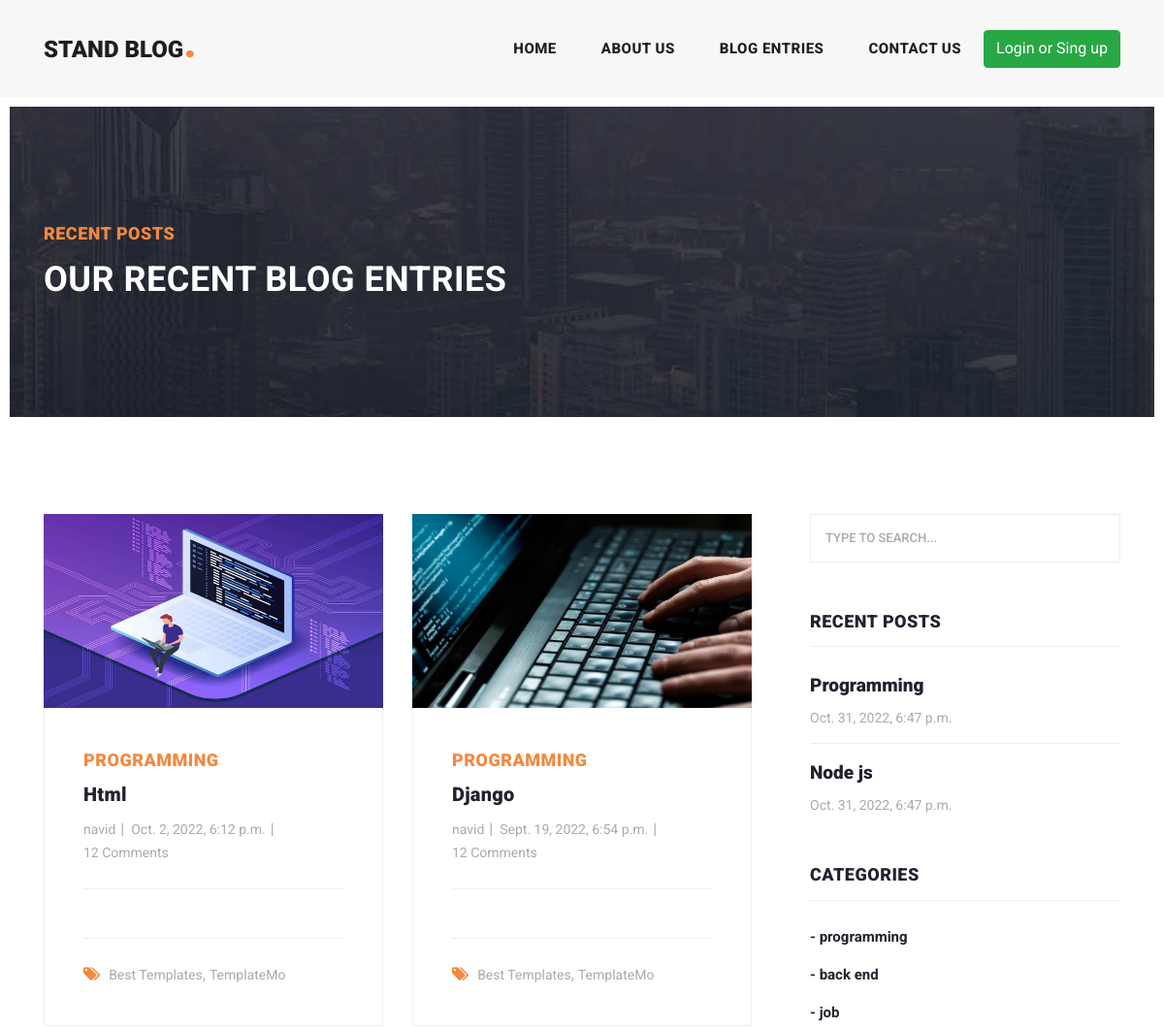
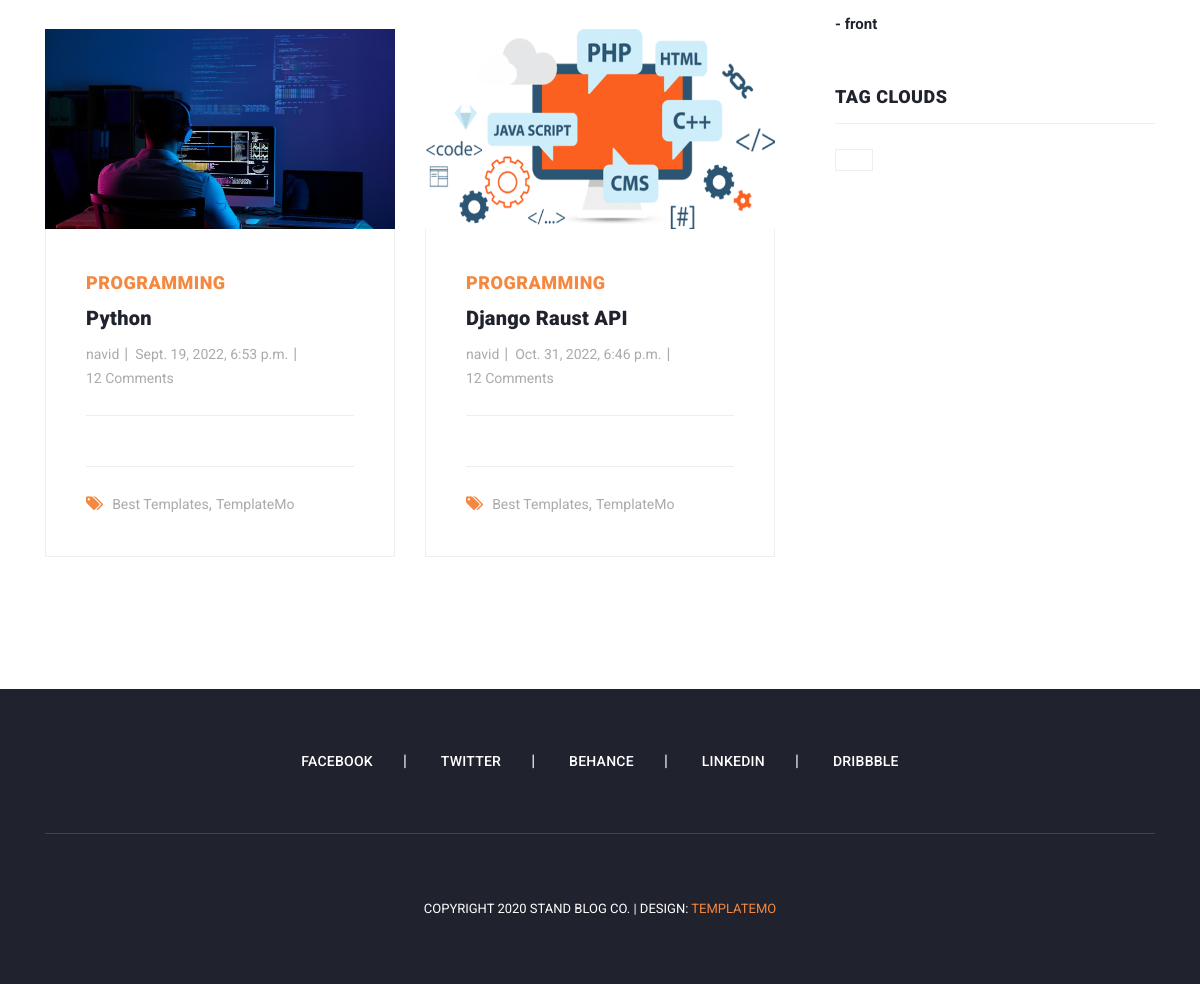
The page /articles/cateqory_detail/programming?page=2 on the database as committed earlier (2 pictures, top to bottom).
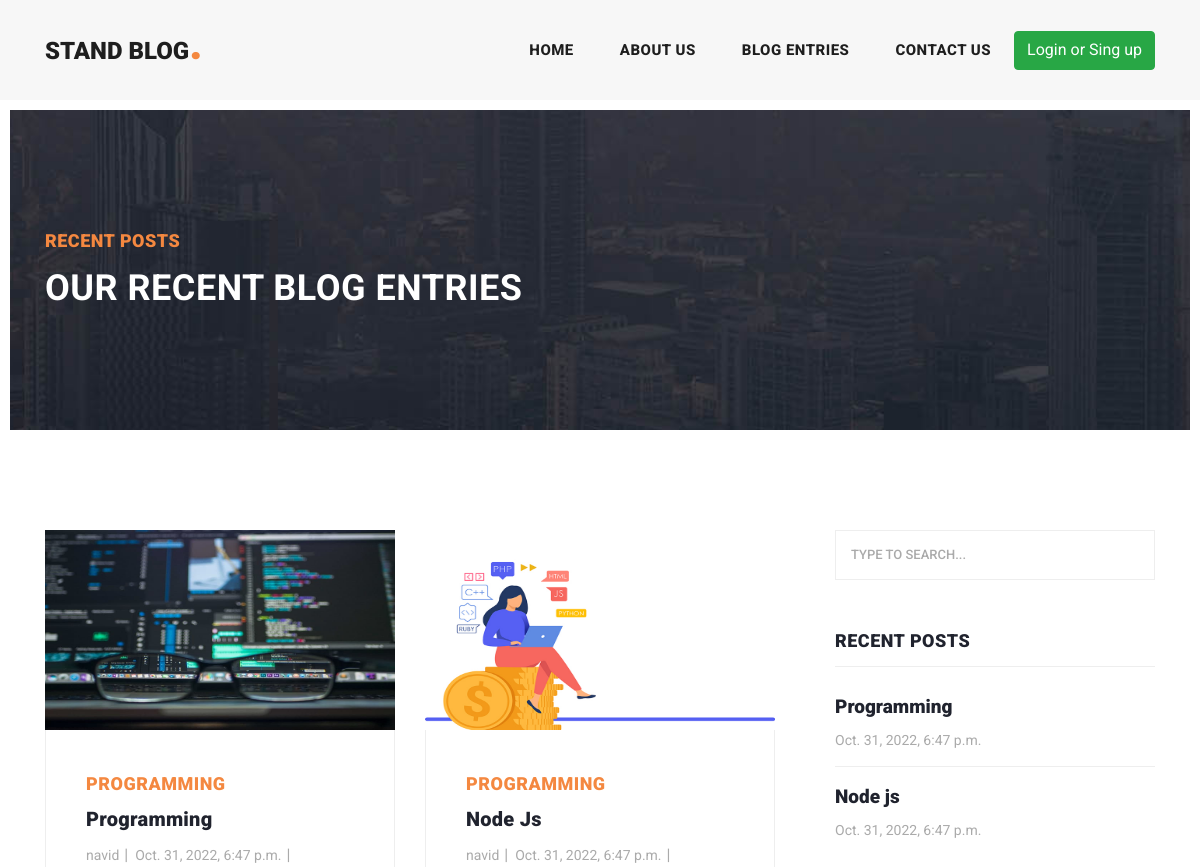
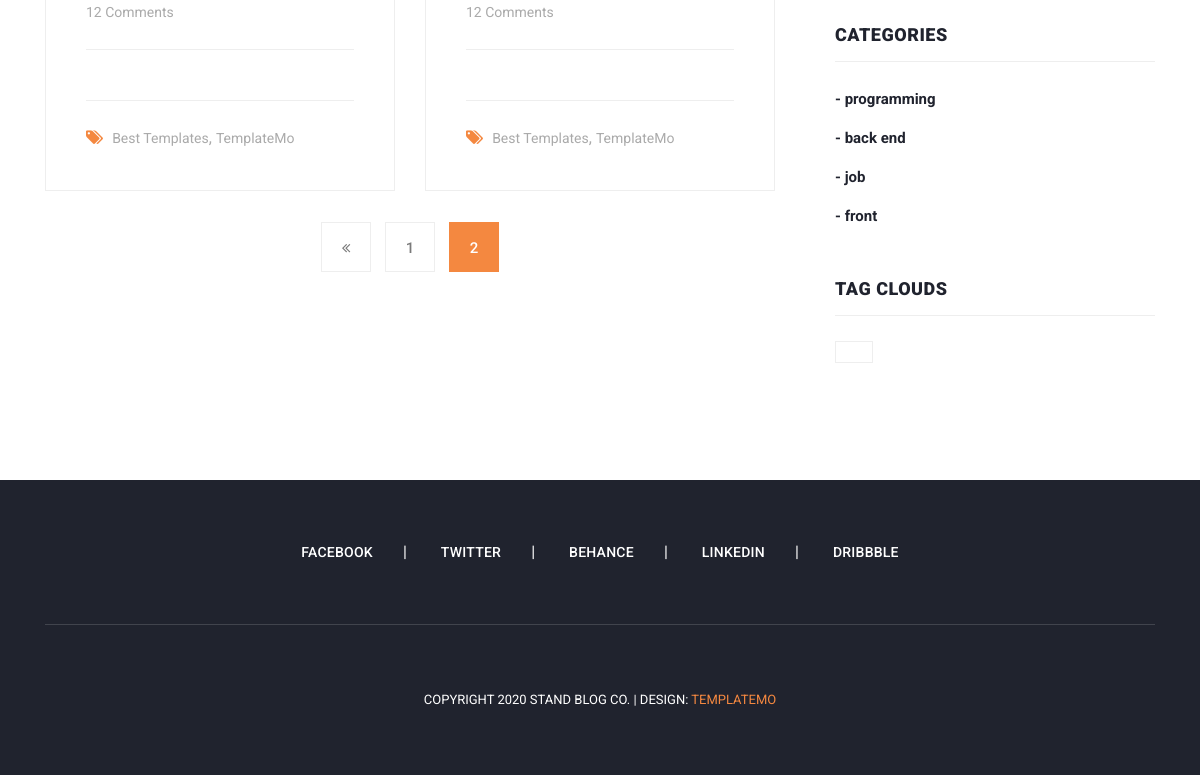
The same page on the database as committed later (2 pictures, top to bottom).
### blog/models.py (models this page shows, shortened)
class Article(models.Model):
    author = models.ForeignKey(User, on_delete=models.CASCADE)
    cateqory = models.ManyToManyField(Cateqory, blank=True, related_name="articles")
    title = models.CharField(max_length=90)
    body = models.TextField(blank=True)
    image = models.ImageField(upload_to="image/article")
    created = models.DateTimeField(auto_now_add=True)
    updated = models.DateTimeField(auto_now=True)
    myfile = models.FileField(upload_to="file", null=True, blank=True)
    status = models.BooleanField(null=True, blank=True, default=True)
    slug = models.SlugField(null=True, unique=True, blank=True)
    objects = models.Manager()
    custom_manager = ArticleManager()
    class Meta:
        verbose_name = "post"
    def get_absolute_url(self):
        return reverse("blog:article_detail", kwargs={"slug": self.slug})

class Cateqory(models.Model):
    title = models.CharField(max_length=100)
    created = models.DateTimeField(auto_now_add=True)
    slug = models.SlugField(blank=True)
    def get_absolut_url(self):
        return reverse("blog:category_detail", kwargs={"slug": self.slug})
    def __str__(self) -> str:
        return self.title

### blog/views.py (the view)
# urls.py: path("cateqory_detail/<slug:slug>", views.cateqory_detail, name="category_detail"),
def cateqory_detail(request, slug):
    page_number = request.GET.get("page")
    cateqory = get_object_or_404(Cateqory, slug=slug)
    articles = cateqory.articles.all()
    paginator = Paginator(articles, 4)
    object_list = paginator.get_page(page_number)
    return render(request, "blog/article_list.html", {"article": object_list})

### context_processors/context_processors.py (called while the page is built)
def recent_articles(request):
    recent_articles = Article.objects.order_by("-created",)[:2]
    return {"recent_articles": recent_articles}

def cateqouries(request):
    cateqouries = Cateqory.objects.all()
    return {"cateqouries": cateqouries}

### blog/templates/blog/article_list.html (shortened to what the changed rows need)
{% extends "base.html" %}
{% load static %}
{% block content %}
    <div class="heading-page header-text">
        <section class="page-heading">
            <div class="container">
                <div class="row">
                    <div class="col-lg-12">
                        <div class="text-content">
                            <h2>Our Recent Blog Entries</h2>
                        </div>
                    </div>
                </div>
            </div>
        </section>
    </div>
    <section class="blog-posts grid-system">
        <div class="container">
            <div class="row">
                <div class="col-lg-8">
                    <div class="all-blog-posts">
                        <div class="row">
                            {% for art in article %}
                                <div class="col-lg-6">
                                    <div class="blog-post">
                                        <div class="blog-thumb">
                                            <img width="200px" height="200px" src="{{ art.image.url }}" alt="">
                                        </div>
                                        <div class="down-content">
                                            <span>{{ art.cateqory.all.0 }}</span>
                                            <a href="{{ art.get_absolute_url }}"><h4>{{ art.title }}</h4></a>
                                            <ul class="post-info">
                                                <li><a href="#">{{ art.author }}</a></li>
                                                <li><a href="#">{{ art.created }}</a></li>
                                                <li><a href="#">12 Comments</a></li>
                                            </ul>
                                            <p></p>
                                            <div class="post-options">
                                                <div class="row">
                                                    <div class="col-lg-12">
                                                        <ul class="post-tags">
                                                            <li><i class="fa fa-tags"></i></li>
                                                            <li><a href="#">Best Templates</a>,</li>
                                                            <li><a href="#">TemplateMo</a></li>
                                                         </ul>
                                                    </div>
                                                </div>
                                            </div>
                                        </div>
                                    </div>
                                </div>
                            {% endfor %}
                            <div class="col-lg-12">
                                {% if article.has_other_pages %}
                                    <ul class="page-numbers">
                                        {% if article.has_previous %}
                                            <li><a href="?page={{ article.previous_page_number }}{% if request.GET.search %}&search={{ request.GET.search }}{% endif %}"><i
                                                    class="fa fa-angle-double-left"></i></a></li>
                                        {% endif %}
                                        {% for i in article.paginator.page_range %}
                                            {% if article.number == i %}
                                                <li class="active"><a href="?page={{ i }}{% if request.GET.search %}&search={{ request.GET.search }}{% endif %}">{{ i }}</a></li>
                                            {% else %}
                                                <li class=""><a href="?page={{ i }}{% if request.GET.search %}&search={{ request.GET.search }}{% endif %}">{{ i }}</a></li>
                                            {% endif %}
                                        {% endfor %}
                                    </ul>
                                {% endif %}
                            </div>
                        </div>
                    </div>
                </div>
                {% include "includes/sidebar.html" %}
            </div>
        </div>
    </section>
{% endblock %}

### templates/includes/sidebar.html
{% load static %}
<div class="col-lg-4">
    <div class="sidebar">
        <div class="row">
            <div class="col-lg-12">
                <div class="sidebar-item search">
                    <form id="search_form" name="gs" method="GET" action="{% url "blog:search_articles" %}">
                        <input type="text" name="search" class="searchText" placeholder="type to search..."
                               autocomplete="on">
                    </form>
                </div>
            </div>
            <div class="col-lg-12">
                <div class="sidebar-item recent-posts">
                    <div class="sidebar-heading">
                        <h2>Recent Posts</h2>
                    </div>
                    <div class="content">
                        <ul>
                            {% for article in recent_articles %}
                                <li><a href="{{ article.get_absolute_url }}">
                                    <h5>{{ article.title }}</h5>
                                    <span>{{ article.created }}</span>
                                </a></li>
                            {% endfor %}
                        </ul>
                    </div>
                </div>
            </div>
            <div class="col-lg-12">
                <div class="sidebar-item categories">
                    <div class="sidebar-heading">
                        <h2>Categories</h2>
                    </div>
                    <div class="content">
                        <ul>
                            {% for cat in cateqouries %}
                            <li><a href="{{  cat.get_absolut_url }}">- {{ cat.title }}</a></li>
                            {% endfor %}
                        </ul>
                    </div>
                </div>
            </div>
            <div class="col-lg-12">
                <div class="sidebar-item tags">
                    <div class="sidebar-heading">
                        <h2>Tag Clouds</h2>
                    </div>
                    <div class="content">
                        <ul>
                            <li><a href="#">{{ name }}</a></li>
                        </ul>
                    </div>
                </div>
            </div>
        </div>
    </div>
</div>

Rows that differ between the two databases and show on the page:
no longer on this page (row edited): Article: image (picture), cateqory.all.0 "PROGRAMMING", title "Html", author "navid", created "Oct. 2, 2022, 6:12 p.m.", shown under "OUR RECENT BLOG ENTRIES"
no longer on this page (row edited): Article: image (picture), cateqory.all.0 "PROGRAMMING", title "Django", author "navid", created "Sept. 19, 2022, 6:54 p.m.", shown under "OUR RECENT BLOG ENTRIES"
no longer on this page (row edited): Article: image (picture), cateqory.all.0 "PROGRAMMING", title "Python", author "navid", created "Sept. 19, 2022, 6:53 p.m.", shown under "OUR RECENT BLOG ENTRIES"
no longer on this page (row edited): Article: image (picture), cateqory.all.0 "PROGRAMMING", title "Django Raust API", author "navid", created "Oct. 31, 2022, 6:46 p.m.", shown under "OUR RECENT BLOG ENTRIES"
now on one of the page's lists (row edited): Article: cateqory.all.0 "PROGRAMMING", title "Programming", author "navid", created "Oct. 31, 2022, 6:47 p.m."
now on one of the page's lists (row edited): Article: cateqory.all.0 "PROGRAMMING", title "Node Js", author "navid", created "Oct. 31, 2022, 6:47 p.m."
Other text that changed with them:
new list line: "1"
new list line: "2"
